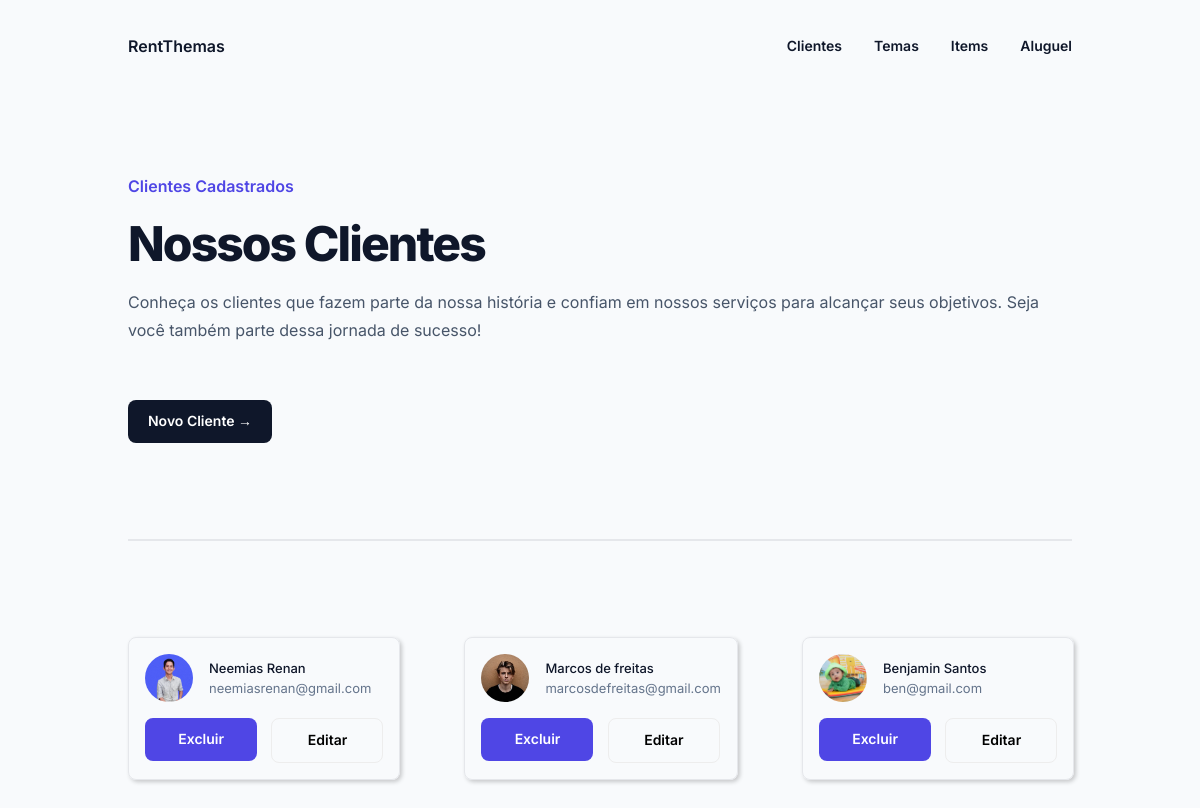
The app's page /listClient/, older data.
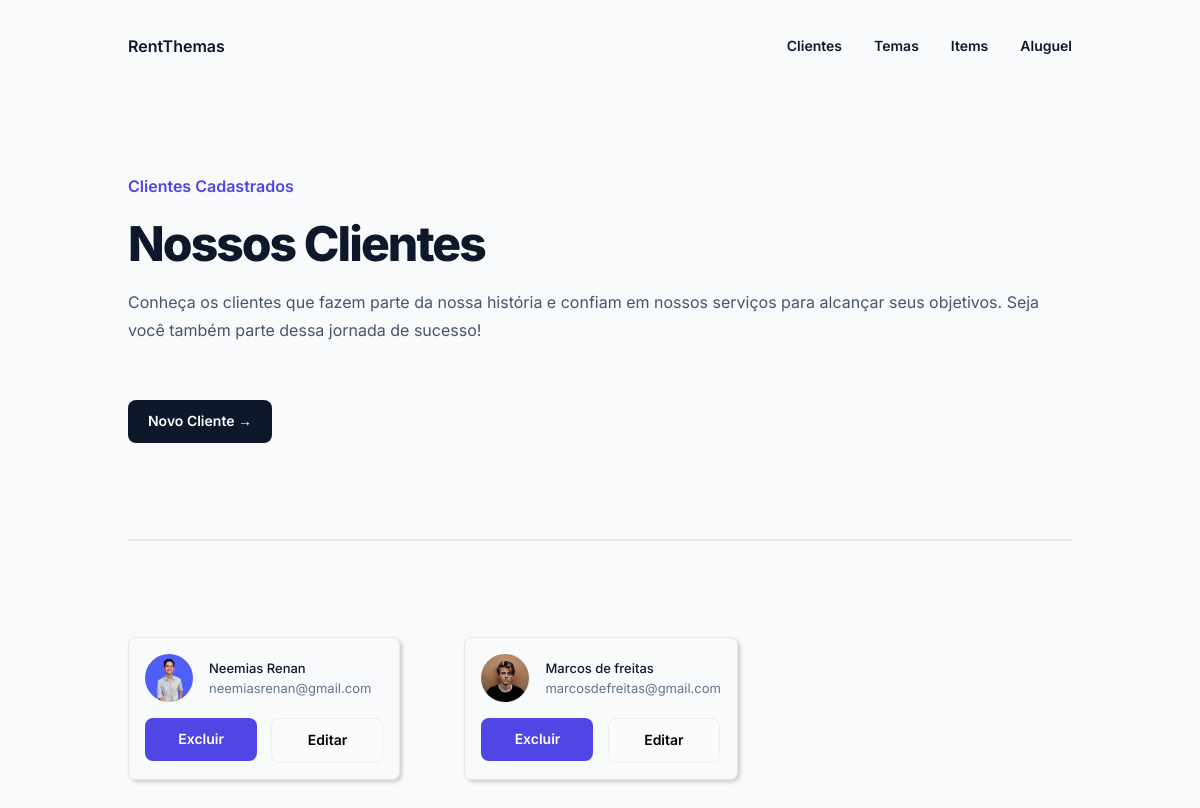
The same page, newer data.
### rent/models.py (models this page shows, shortened)
class Client(models.Model):
    name = models.CharField(max_length=60, blank=False)
    email = models.CharField(max_length=60, blank=True)
    perfil = models.ImageField(upload_to='photo_perfil/', null=True)

### rent/views.py (the view)
# urls.py: path('listClient/', ClientViews.listClient),
    def listClient(request):
        clients_list = ClienteDAO().listaClientes()
        context = {'clients_list': clients_list}
        return render(request, 'client/listClient.html', context)

### rent/dao.py (called while the page is built)
    def listaClientes(self):
        return Client.objects.all()

### rent/templates/client/listClient.html
{% extends "index.html" %}
{% block content %}
<small>Clientes Cadastrados</small>
<h3>Nossos Clientes</h3>
<p class="descricao">Conheça os clientes que fazem parte da nossa história e confiam em nossos serviços para alcançar
    seus objetivos. Seja
    você também parte dessa jornada de sucesso!</p>
<a class="button-3" href="/formClient">Novo Cliente →</a>
<hr>
{% if clients_list %}
<div class="cards">
    {% for client in clients_list%}
    <div class="card-clientes">
        <div class="card-perfil">
            <img class="img-perfil" src="{{client.perfil.url}}" alt="Foto de perfil de {{client.name}}">
            <div class="info-perfil">
                <p class="card-nome">{{client.name}}</p>
                <p class="card-email">{{client.email}}</p>
            </div>
        </div>
        <div class="card-buttons">
            <a href="/deleteClient/{{client.id}}"><button class="card-button-1">Excluir</button></a>
            <a href="/detailClient/{{client.id}}"><button class="card-button-2">Editar</button></a>
        </div>
    </div>
    {% endfor %}
</div>
{% else %}
<p class="descricao">Nenhum cliente cadastrado!!</p>
{%endif%}
{% endblock %}

Row changes from the older to the newer data that the page shows:
removed Client: perfil (picture), name "Benjamin Santos", email "ben@gmail.com"
